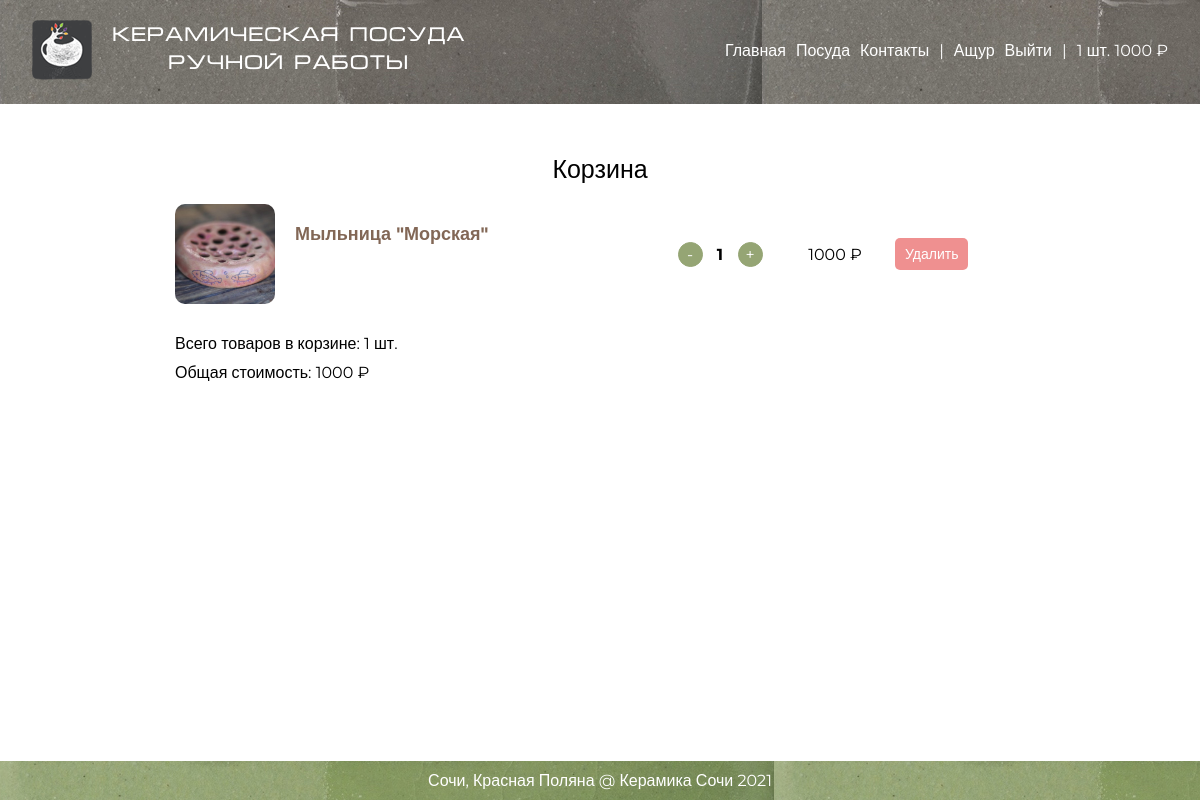
The app's page /basket/ (signed in) with its own data.
### authapp/models.py (models this page shows, shortened)
class ShopUser(AbstractUser):
    age = models.PositiveSmallIntegerField(verbose_name='возраст', null=True)
    avatar = models.ImageField(verbose_name='аватарка', upload_to='user_avatars', blank=True)

### basketapp/models.py (models this page shows)
class Basket(models.Model):
    user = models.ForeignKey(settings.AUTH_USER_MODEL, on_delete=models.CASCADE, related_name='basket')
    product = models.ForeignKey(Product, on_delete=models.CASCADE)
    quantity = models.SmallIntegerField(verbose_name='количество', default=0)
    add_datetime = models.DateTimeField(verbose_name='время', auto_now_add=True)
    @property
    def product_cost(self):
        return self.product.price * self.quantity
    @property
    def total_quantity(self):
        return sum(self.user.basket.values_list('quantity', flat=True))
    @property
    def total_cost(self):
        return sum([x.product_cost for x in self.user.basket.all()])
    @property
    def remove_from_basket_url(self):
        return reverse('basketapp:remove', kwargs={'pk': self.id})

### mainapp/models.py (models this page shows, shortened)
class Product(models.Model):
    category = models.ForeignKey(ProductCategory, on_delete=models.CASCADE, verbose_name='категория')
    name = models.CharField(verbose_name='имя продукта', max_length=128)
    description = models.TextField(verbose_name='описание продукта', blank=True)
    price = models.DecimalField(verbose_name='цена продукта', max_digits=8, decimal_places=2, default=0)
    quantity = models.PositiveSmallIntegerField(verbose_name='количество', default=1)
    image = models.ImageField(upload_to='products_images', blank=True)
    is_active = models.BooleanField(verbose_name='активная', default=1)
    @property
    def url(self):
        return reverse('mainapp:products:product', kwargs={'pk': self.id})
    @property
    def image_or_default(self):
        return self.image.url if self.image else static('img/default.png')

### basketapp/views.py (the view)
# urls.py: path('', basketapp.basket, name='view'),
@login_required
def basket(request):
    content = {
        'page_title': 'Корзина',
        'basket': request.user.basket.order_by('product__category').all()
    }
    return render(request, 'basketapp/basket.html', content)

### mainapp/templatetags/my_tags.py (called while the page is built)
@register.filter()
def with_currency(price):
    return mark_safe(f'{round(price)}&nbsp;{settings.CURRENCY_SYMBOL}')

### basketapp/templates/basketapp/basket.html (shortened to what this page needs)
{% extends 'mainapp/base.html' %}
{% load static %}
{% load my_tags %}
{% block content %}
    <div class="basket-container">
        <div class="big-title center">Корзина</div>
        {% for item in basket %}
            <div class="item-container">
                <div class="image-container pointer"
                     style="background-image: url('{{ item.product.image_or_default }}')"
                     onclick="document.location='{{ item.product.url }}'"></div>
                <div class="description-container pointer column-middle"
                     onclick="document.location='{{ item.product.url }}'">
                    <div class="title">{{ item.product.name|title }}</div>
                </div>
                <div class="quantity-container">
                    <div class="minus"><button>-</button></div>
                    <div class="quantity" data-pk="{{ item.pk }}" data-max="{{ item.product.quantity }}">{{ item.quantity }}</div>
                    <div class="plus"><button>+</button></div>
                </div>
                <div class="product-cost column-middle center" id="product_cost{{ item.pk }}">{{ item.product_cost|with_currency }}</div>
                <div class="remove-container column-middle">
                    <div class="button"><a href="{{ item.remove_from_basket_url }}">Удалить</a></div>
                </div>
            </div>
        {% endfor %}
        {% if basket %}
            <div class="basket-summary">
                Всего товаров в корзине: <span id="basket_total_quantity">{{ basket.0.total_quantity }}</span> шт.
            </div>
            <div class="basket-summary">
                Общая стоимость:
                <span id="basket_total_cost">{{ basket.0.total_cost|with_currency }}</span>
            </div>
        {% endif %}
    </div>
{% endblock %}

### mainapp/templates/mainapp/includes/inc__main_menu.html (shortened to what this page needs)
{% load my_tags %}
<div class="links row flex-wrap">
    <div class="menu-link {% if main_path == 'mainapp:index' %}active{% endif %}"><a href="{% url 'mainapp:index' %}">Главная</a>
    </div>
    <div class="menu-link {% if 'mainapp:products' in main_path %}active{% endif %}"><a
            href="{% url 'mainapp:products:index' %}">Посуда</a></div>
    <div class="menu-link {% if main_path == 'mainapp:contacts' %}active{% endif %}"><a
            href="{% url 'mainapp:contacts' %}">Контакты</a></div>
    <div class="menu-link">|</div>
    {% if user.is_authenticated %}
        <div class="menu-link {% if main_path == 'authapp:edit' %}active{% endif %}"><a
                href="{% url 'authapp:edit' %}">
            {% if user.first_name %}{{ user.first_name|title }}{% else %}{{ user.username }}{% endif %}</a></div>
    {% endif %}
    {% if user.is_authenticated %}
        <div class="menu-link"><a href="{% url 'authapp:logout' %}">Выйти</a></div>
        {% if basket %}
            <div class="menu-link">|</div>
            <div class="menu-link">
                <a href="{% url 'basketapp:view' %}" class="basket">
                    <span id="top_total_quantity">{{ basket.0.total_quantity }}</span> шт.
                    <span id="top_total_cost">{{ basket.0.total_cost|with_currency }}</span>
                </a>
            </div>
        {% endif %}
    {% else %}
        <div class="menu-link {% if main_path == 'authapp:login' %}active{% endif %}"><a
                href="{% url 'authapp:login' %}">Войти</a></div>
    {% endif %}
</div>

### static/style.css (style rules this page uses)
html, body { height: 100%; }
button { border: none; cursor: pointer; }
a { color: #687251; }
html { overflow-y: scroll; }
* { margin: 0; padding: 0; box-sizing: border-box; font-family: 'Montserrat', sans-serif; font-size: 16px; }
.flex-wrap { flex-wrap: wrap; }
.menu-link { margin-left: 10px; padding-bottom: 3px; }
.menu-link a { color: white; text-decoration: none; transition: .3s; }
.big-title { font-size: 25px; }
.basket-container { margin: 50px auto; width: 850px; max-width: 100%; }
.basket-container .item-container { display: flex; flex-wrap: wrap; padding: 20px 0; }
.basket-container .image-container { width: 100px; height: 100px; background-repeat: no-repeat; background-size: cover; background-position: center; border-radius: 10px; }
.basket-container .description-container { margin: 0 20px; width: 350px; max-width: 100%; }
.basket-container .description-container .title { font-size: 18px; font-weight: bold; color: #826756; }
.column-middle { display: flex; flex-direction: column; justify-content: center; }
.basket-container .quantity-container { margin: 0 10px; width: 90px; display: flex; align-items: center; }
.basket-container .quantity-container > div { width: 30px; text-align: center; }
.basket-container .quantity-container .quantity { font-weight: bold; }
.basket-container .quantity-container .plus button, .basket-container .quantity-container .minus button { border: 1px solid #95a574; background-color: #95a574; width: 25px; height: 25px; border-radius: 30px; color: white; cursor: pointer; }
.basket-container .product-cost { margin: 0 10px; width: 100px; }
.basket-container .remove-container .button a { display: block; width: fit-content; margin: 0 auto; padding: 7px 10px; font-size: 14px; background-color: #ef9090; color: white; text-decoration: none; border-radius: 5px; }
.basket-summary { margin: 10px 0; }
.row { display: flex; flex-direction: row; }
.center { text-align: center; }
.pointer { cursor: pointer; }

### records on screen
ShopUser: first_name "Ащур"
Basket: user "1", user+product+quantity "1000 ₽", product.image_or_default (picture), product.name "Мыльница \"Морская\"", quantity "1", product_cost|with_currency "1000 ₽"
